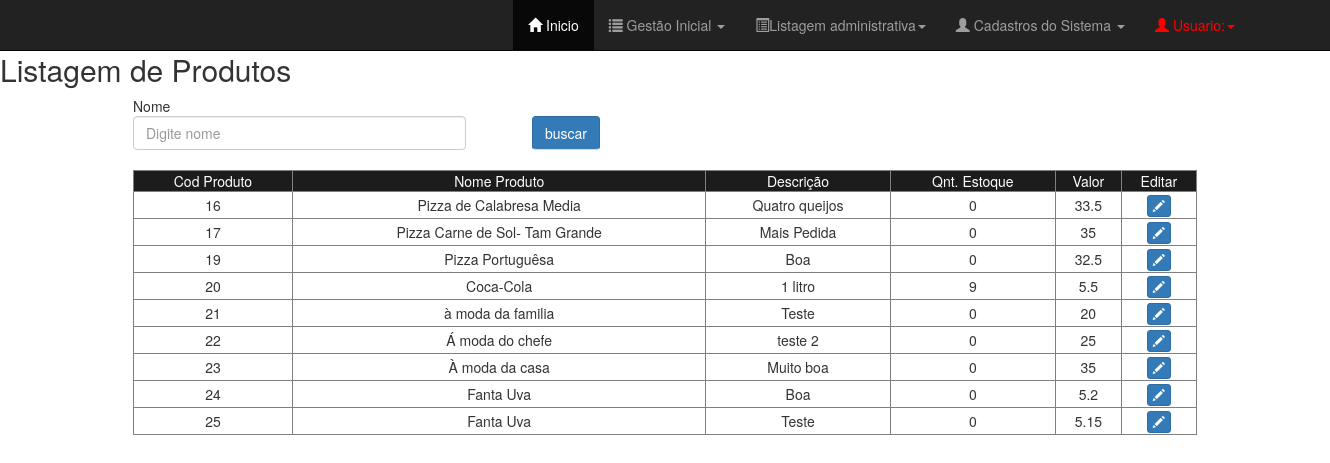
The page /Views/TelaListagemProdutosVenda.php on the database as committed earlier.
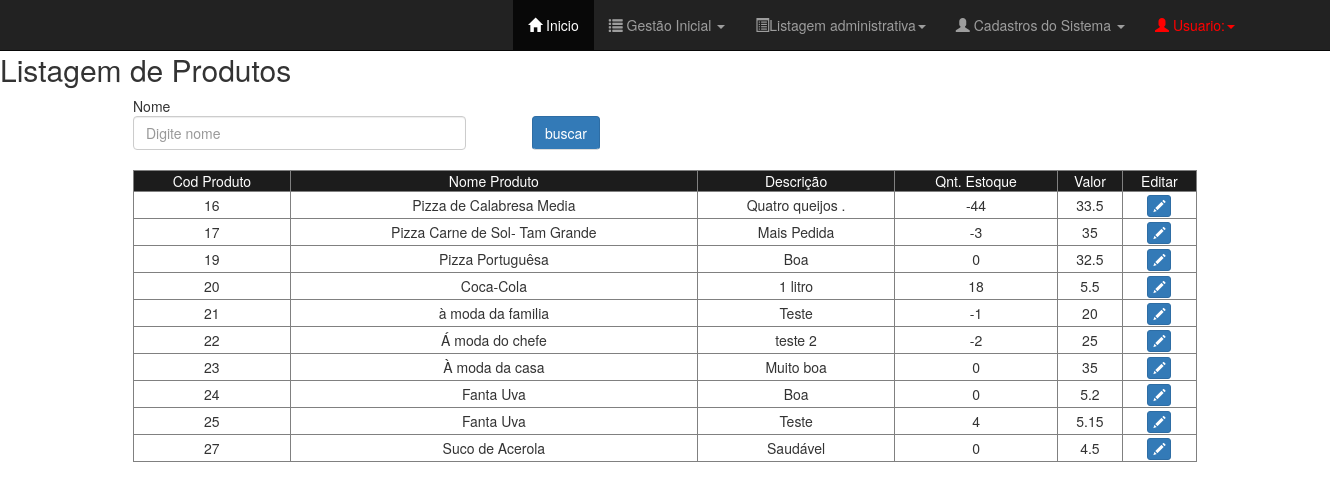
The same page on the database as committed later.
### tables this page shows
CREATE TABLE `tab_produtovenda` (
  `cod_produtovenda` int(11) NOT NULL,
  `nome_produto` varchar(50) DEFAULT NULL,
  `valor_produto` double DEFAULT NULL,
  `descricao_produto` varchar(60) DEFAULT NULL,
  `decremento` varchar(3) NOT NULL DEFAULT 'nao',
  `qnt_produto` int(11) DEFAULT NULL
);

### Views/TelaListagemProdutosVenda.php (the view, shortened to what this page needs)
<?php
	$c = new conectar();
    $conexao = $c->conexao();
    $sql =  "SELECT cod_produtovenda, nome_produto, descricao_produto, qnt_produto, valor_produto FROM tab_produtovenda";
    $result = mysqli_query($conexao, $sql);
?>
<!DOCTYPE html>
<html>
<head>
	<?php require_once "TelaMenu.php" ?>
	<link rel="stylesheet" type="text/css" href="../css/listagem_geral.css">
	<link rel="stylesheet" type="text/css" href="../../lib/bootstrap/css/bootstrap.css">
</head>
<body>
	<div class="principal">
			<div id="cabecalho_pesquisa">
			<h2>Listagem de Produtos</h2>
			    <div id="pesquisa">
					<form id="frmpesquisa" action="listagem/listagemProduto.esp.php" method="POST">
						<span id="de">Nome</span>
						<input type="text" class="form-control" id="busca_produto_cliente" name="busca_produto_cliente" placeholder="Digite nome" required></input>
						<button type="submit" class="btn btn-primary" id="btnPesquisaData">buscar</button>
					</form>
			</div>
				<div id="mostrapedidos">
					<table border="1" class="" id="tabeladepedidos">
						<tr id="topo_tabela">
							<td>Cod Produto</td>
							<td>Nome Produto</td>
							<td>Descrição</td>
							<td>Qnt. Estoque</td>
							<td>Valor</td>
							<td>Editar</td>
						</tr>
						<?php while($mostrar = mysqli_fetch_row($result)): ?>
						<tr id="corpo_tabela">
							<td><?php echo $mostrar[0]; ?></td>
							<td><?php echo utf8_encode($mostrar[1]); ?></td>
							<td><?php echo utf8_encode($mostrar[2]); ?></td>
							<td><?php echo $mostrar[3]; ?></td>
							<td><?php echo $mostrar[4]; ?></td>
							<td>
						    <span  data-toggle="modal" data-target="#abremodalUpdateProduto" class="btn btn-primary btn-xs" onclick="obterDadosProdutoVenda('<?php echo $mostrar[0] ?>')">
									<span class="glyphicon glyphicon-pencil"></span>
								</span>
							</td>
						</tr>
			        <?php endWhile; ?>
					</table>
				</div>
		</div>
	</div>
</body>
</html>

Rows that differ between the two databases and show on the page:
changed tab_produtovenda "Pizza de Calabresa Media": descricao_produto "Quatro queijos" → "Quatro queijos ."; qnt_produto "0" → "-44"
changed tab_produtovenda "Pizza Carne de Sol- Tam Grande": qnt_produto "0" → "-3"
changed tab_produtovenda "Coca-Cola": qnt_produto "9" → "18"
changed tab_produtovenda "à moda da familia": qnt_produto "0" → "-1"
changed tab_produtovenda "Á moda do chefe": qnt_produto "0" → "-2"
changed tab_produtovenda id 25: qnt_produto "0" → "4"
added tab_produtovenda: cod_produtovenda "27", nome_produto "Suco de Acerola", descricao_produto "Saudável", qnt_produto "0", valor_produto "4.5"
